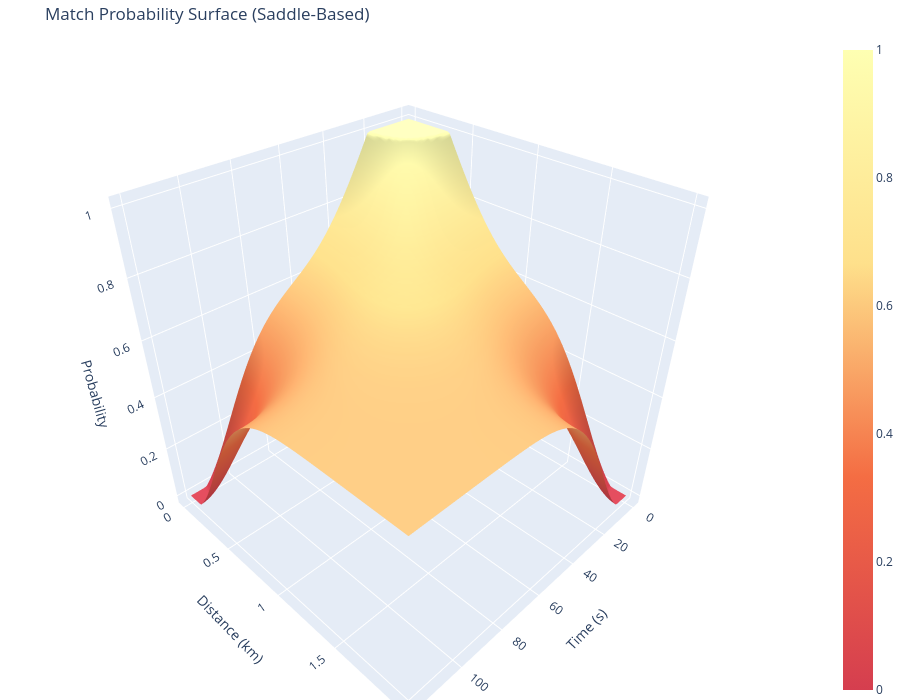

Notebook source saved alongside this figure:
### Markdown cell above
### __Plot distribution of match observations__

### Code cell
plot_empirical_match_distribution()

### Figure 1 — Plotly figure (JSON) as saved in the notebook; plotly's stock layout.template omitted (floating-point values rounded to 4 significant figures; data arrays with more than 128 entries replaced by an {"elided": "..."} marker saying what was removed)
{"data": [{"colorscale": [[0, "#d53e4f"], [0.3333, "#f46d43"], [0.6667, "#fee08b"], [1, "#feffb2"]], "showscale": true, "type": "surface", "x": {"elided": "100x100 float values"}, "y": {"elided": "100x100 float values"}, "z": {"elided": "100x100 float values"}}], "layout": {"height": 700, "margin": {"b": 0, "l": 0, "r": 0, "t": 40}, "scene": {"xaxis": {"title": {"text": "Time (s)"}}, "yaxis": {"title": {"text": "Distance (km)"}}, "zaxis": {"title": {"text": "Probability"}}}, "title": {"text": "Match Probability Surface (Saddle-Based)"}, "width": 900}}
